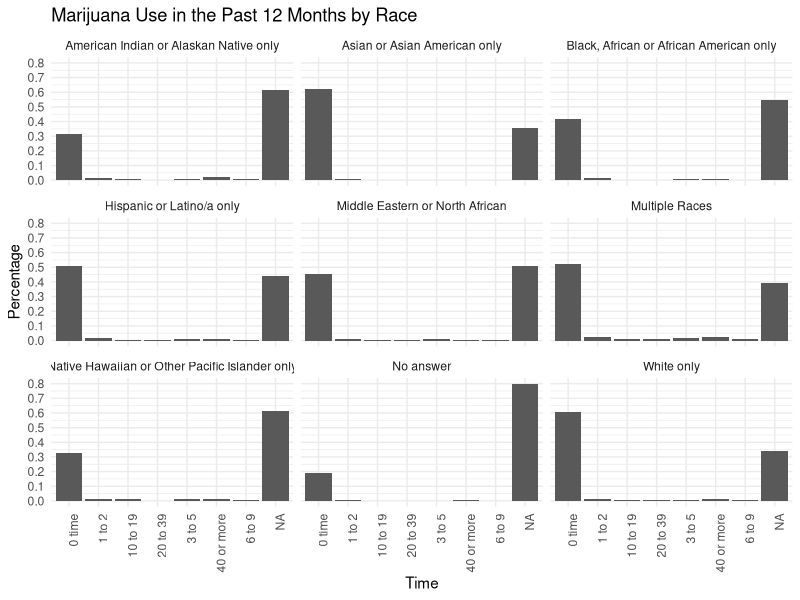
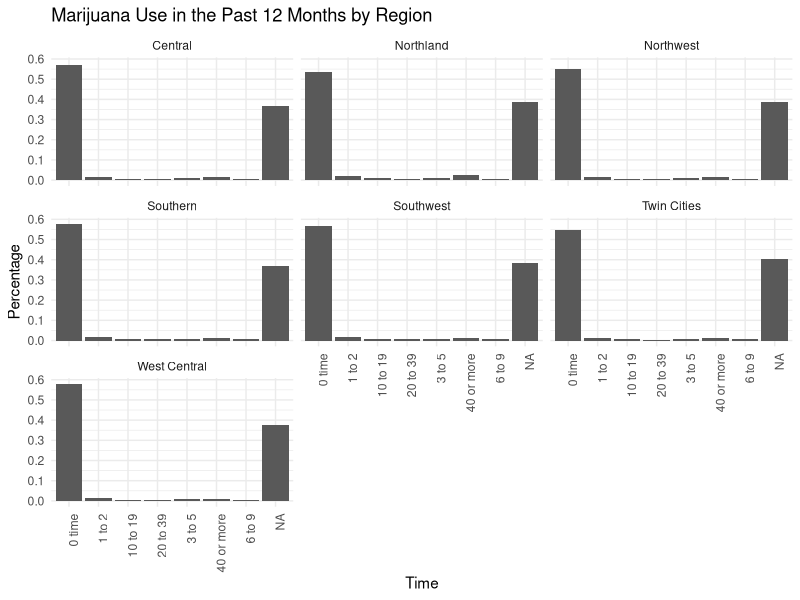
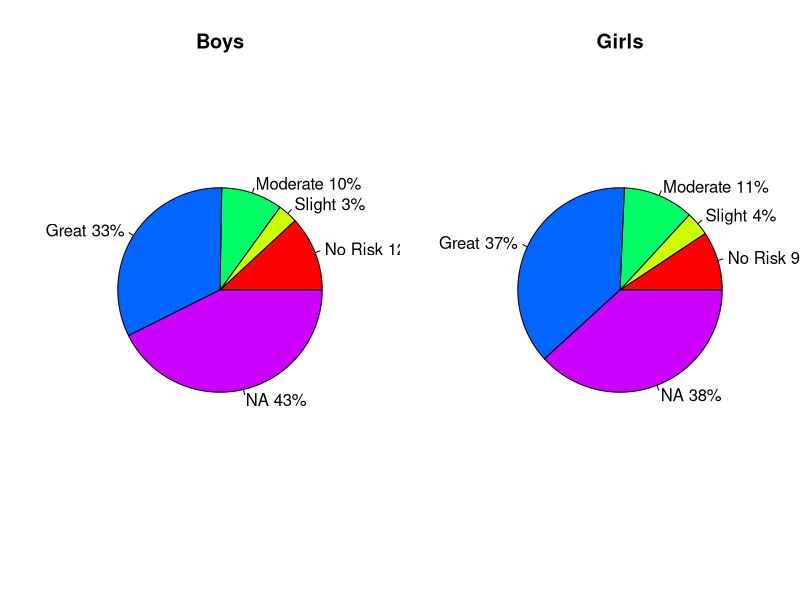
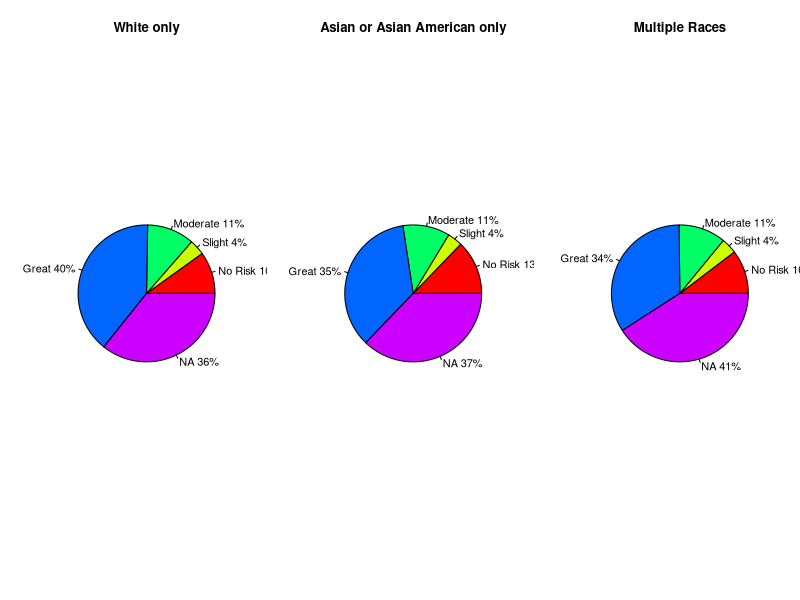
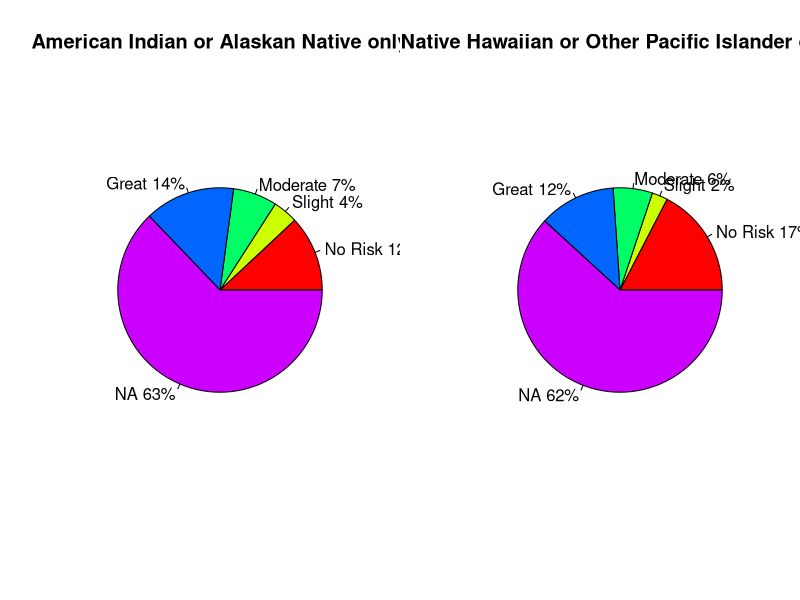
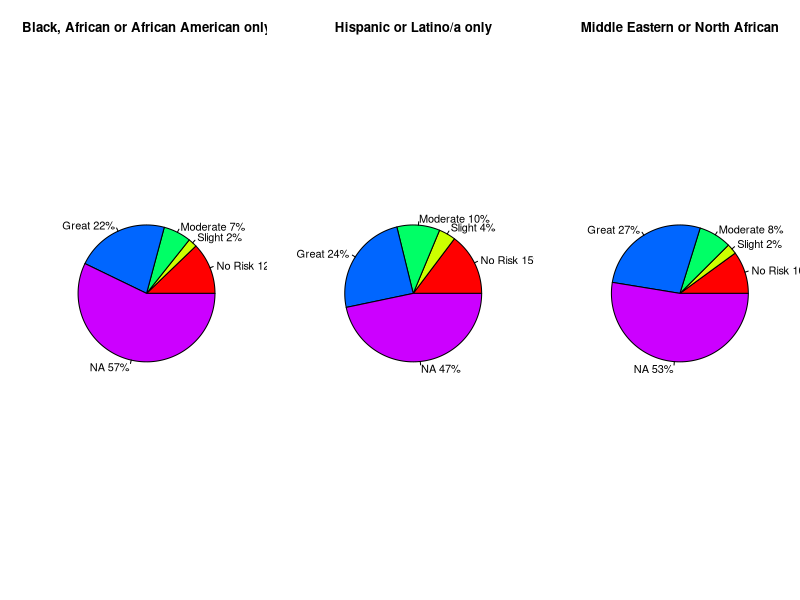
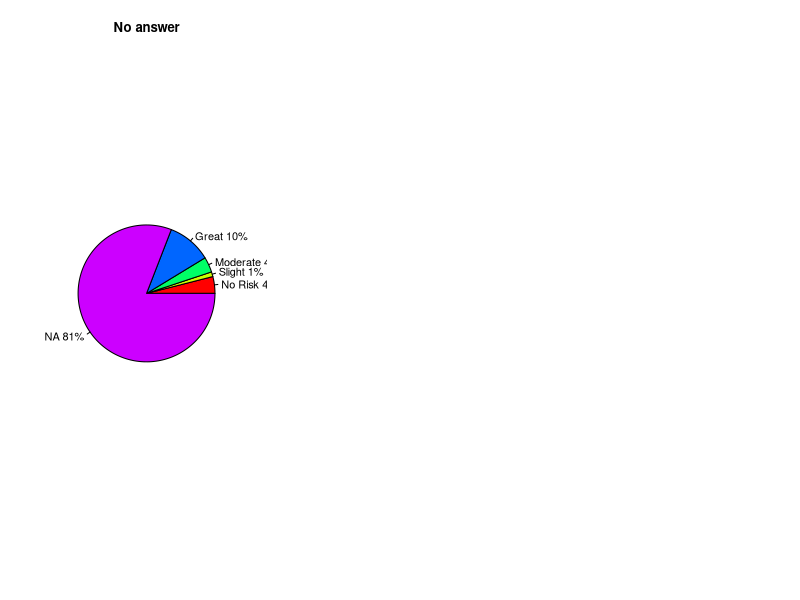

Here is the R script that generated these plots, in order:
## ---- chunk 1
library(readr)
library(ggplot2)
survey <- read_csv("../result/region_percent_survey.csv")
survey
## ---- chunk 2
afterschoolx3 <- read_csv("../result/clean_afterschool_x3_report.csv")
afterschoolx3
## ---- chunk 3
race <- read_csv("../result/race_ethnicity.csv")
race

## ---- chunk 4
caring <- read_csv("../result/clean_caringadult_report.csv")
caring
## ---- chunk 5
income <- read_csv("../result/income.csv")
income
## ---- chunk 6
library(tidyr)
library(ggplot2)
library(dplyr)
raceQ3 <- read_csv("../result/report_3_race.csv")

data_long <- pivot_longer(raceQ3, cols = -Race, names_to = "Time", values_to = "Percentage")

# Convert Percentage to numeric
data_long$Percentage <- as.numeric(sub("%", "", data_long$Percentage)) / 100

#convert race number to name
data_long <- data_long %>%
  mutate(Race = case_when(
    Race == 1 ~ "American Indian or Alaskan Native only",
    Race == 2 ~ "Asian or Asian American only",
    Race == 3 ~ "Black, African or African American only",
    Race == 4 ~ "Hispanic or Latino/a only",
    Race == 5 ~ "Middle Eastern or North African",
    Race == 6 ~ "Native Hawaiian or Other Pacific Islander only",
    Race == 7 ~ "White only",
    Race == 8 ~ "Multiple Races",
    Race == 9 ~ "No answer"))


#visualization
race_q3_plot <- ggplot(data_long, aes(x = Time, y = Percentage)) +
  geom_bar(stat = "identity", position = "dodge") +
  facet_wrap(~Race) +
  labs(x = "Time", y = "Percentage") +
  ggtitle("Marijuana Use in the Past 12 Months by Race") +
  theme_minimal() +
  theme(legend.position = "bottom",
        axis.text.x = element_text(angle = 90, hjust = 1)) + # Rotate x-axis labels vertically
  scale_y_continuous(breaks = seq(0, 1, by = 0.1))

race_q3_plot
## ---- chunk 7
regionQ3 <- read_csv("../result/report_3_region.csv")
data_long <- pivot_longer(regionQ3, cols = -Region, names_to = "Time", values_to = "Percentage")

# Convert Percentage to numeric
data_long$Percentage <- as.numeric(sub("%", "", data_long$Percentage)) / 100


#visualization
region_q3_plot <- ggplot(data_long, aes(x = Time, y = Percentage)) +
  geom_bar(stat = "identity", position = "dodge") +
  facet_wrap(~Region) +
  labs(x = "Time", y = "Percentage") +
  ggtitle("Marijuana Use in the Past 12 Months by Region") +
  theme_minimal() +
  theme(legend.position = "bottom",
        axis.text.x = element_text(angle = 90, hjust = 1)) + # Rotate x-axis labels vertically
  scale_y_continuous(breaks = seq(0, 1, by = 0.1))

region_q3_plot
## ---- chunk 8
library(gridExtra)
make_pie_chart <- function(slices, title){
lbls <- c("No Risk", "Slight", "Moderate", "Great", "NA")
pct <- round(slices/sum(slices)*100)
lbls <- paste(lbls, pct)
# add percents to labels
lbls <- paste(lbls,"%",sep="") # ad % to labels
pie(slices,labels = lbls, col=rainbow(length(lbls)),   main= title) }

par(mfrow=c(1, 2)) 
make_pie_chart(c(11.89, 3.14, 9.7, 32.64, 42.63), "Boys")
make_pie_chart(c(9.33, 3.83,    11.16,  37.46,  38.22), "Girls")

## ---- chunk 9
par(mfrow=c(1, 3)) # Set up a 1x3 grid for plots
plot7 <- make_pie_chart(c(9.92, 3.66, 11.16, 39.54, 35.72), "White only")
plot2 <- make_pie_chart(c(12.8, 3.53, 11.09, 35.4, 37.19), "Asian or Asian American only")
plot8 <- make_pie_chart(c(10.37,3.7,11.12,33.93, 40.89), "Multiple Races")
par(mfrow=c(1, 2)) 
# Set up a 1x2 grid for plots
plot1 <- make_pie_chart(c(11.98,3.93, 6.96, 14.29, 62.84), "American Indian or Alaskan Native only")
plot6 <- make_pie_chart(c(17.39, 2.48, 6.21, 12.11, 61.8), "Native Hawaiian or Other Pacific Islander only")
par(mfrow=c(1, 3)) 
# Set up a 1x3 grid for plots
plot3 <- make_pie_chart(c(12.19, 2.1, 6.54, 22, 57.18), "Black, African or African American only")
plot4 <- make_pie_chart(c(14.72, 3.99, 10.13, 24.44, 46.71), "Hispanic or Latino/a only")
plot5 <- make_pie_chart(c(10.03, 2.44, 7.74, 27.22, 52.58), "Middle Eastern or North African")
plot9 <- make_pie_chart(c(3.97, 1.12, 3.61, 10.41, 80.89), "No answer")
